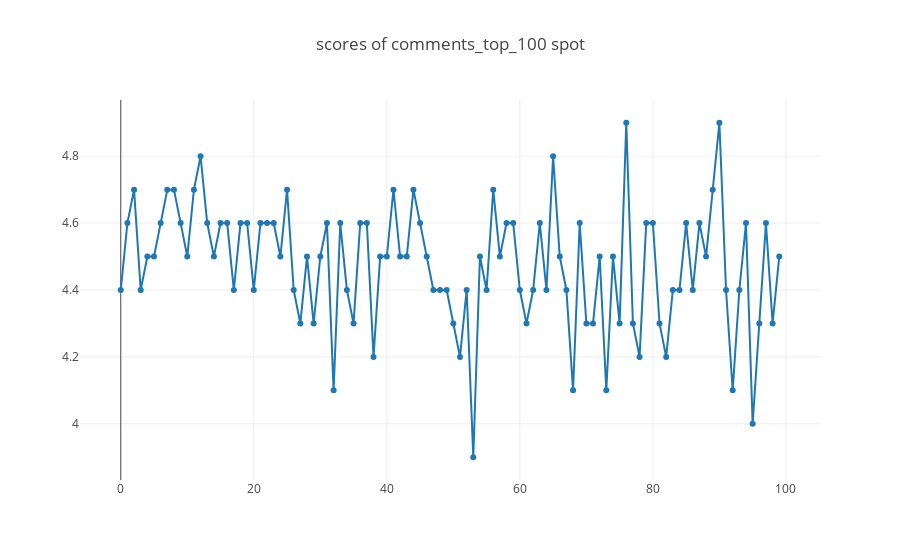

Write notebook code for a chart like this one.
### Code cell
data = [go.Scatter(
    x = df_top_100.index,
    y = df_top_100['rank'].values,
    mode = 'lines+markers',
    name = 'recommend'   
)]
iplot({"data":data, 
       "layout": Layout(title="scores of comments_top_100 spot")
      })

### Figure 1 — Plotly figure (JSON) as saved in the notebook; plotly's stock layout.template omitted (floating-point values rounded to 4 significant figures)
{"data": [{"mode": "lines+markers", "name": "recommend", "type": "scatter", "x": [0, 1, 2, 3, 4, 5, 6, 7, 8, 9, 10, 11, 12, 13, 14, 15, 16, 17, 18, 19, 20, 21, 22, 23, 24, 25, 26, 27, 28, 29, 30, 31, 32, 33, 34, 35, 36, 37, 38, 39, 40, 41, 42, 43, 44, 45, 46, 47, 48, 49, 50, 51, 52, 53, 54, 55, 56, 57, 58, 59, 60, 61, 62, 63, 64, 65, 66, 67, 68, 69, 70, 71, 72, 73, 74, 75, 76, 77, 78, 79, 80, 81, 82, 83, 84, 85, 86, 87, 88, 89, 90, 91, 92, 93, 94, 95, 96, 97, 98, 99], "y": [4.4, 4.6, 4.7, 4.4, 4.5, 4.5, 4.6, 4.7, 4.7, 4.6, 4.5, 4.7, 4.8, 4.6, 4.5, 4.6, 4.6, 4.4, 4.6, 4.6, 4.4, 4.6, 4.6, 4.6, 4.5, 4.7, 4.4, 4.3, 4.5, 4.3, 4.5, 4.6, 4.1, 4.6, 4.4, 4.3, 4.6, 4.6, 4.2, 4.5, 4.5, 4.7, 4.5, 4.5, 4.7, 4.6, 4.5, 4.4, 4.4, 4.4, 4.3, 4.2, 4.4, 3.9, 4.5, 4.4, 4.7, 4.5, 4.6, 4.6, 4.4, 4.3, 4.4, 4.6, 4.4, 4.8, 4.5, 4.4, 4.1, 4.6, 4.3, 4.3, 4.5, 4.1, 4.5, 4.3, 4.9, 4.3, 4.2, 4.6, 4.6, 4.3, 4.2, 4.4, 4.4, 4.6, 4.4, 4.6, 4.5, 4.7, 4.9, 4.4, 4.1, 4.4, 4.6, 4, 4.3, 4.6, 4.3, 4.5]}], "layout": {"title": "scores of comments_top_100 spot"}}
